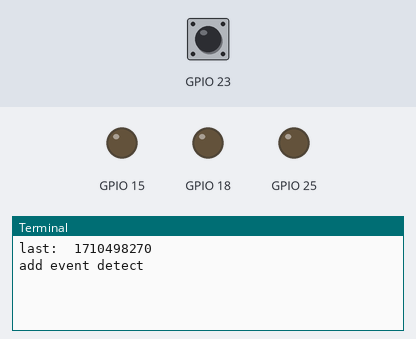
Bench run of a program on a simulated Raspberry Pi (BCM pin numbers). Parts: output pins drawn as LEDs (lit = HIGH), the last lines printed to the terminal. The test bench sets the inputs (shaded band); at power-on: GPIO 23 HIGH. The run ends when the program shuts the computer down; the clock reads 2024-03-15 10:24:30 at power-on unless the program sets it. At 10.3 s the program puts the board to deep sleep or switches it off; the recording ends there.

Above: at 1.2 s.
1.3 s: GPIO 23 pulled LOW for 0.15 s
At 1.9 s:
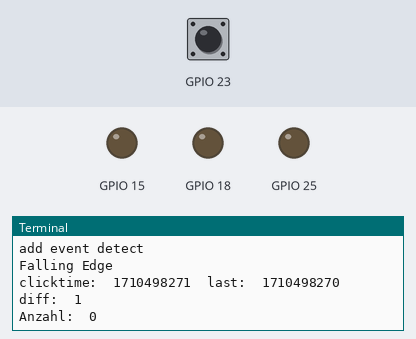
2.9 s: GPIO 23 pulled LOW for 1 s
At 3.8 s:
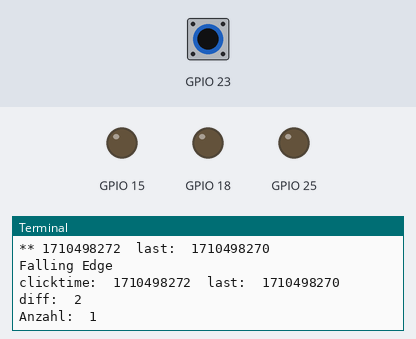
5.4 s: GPIO 23 pulled LOW for 0.15 s
At 5.9 s:
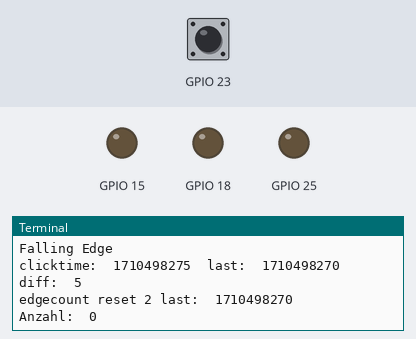
7.0 s: GPIO 23 pulsed LOW 2 times (0.12 s each, 0.3 s apart)
At 7.7 s:
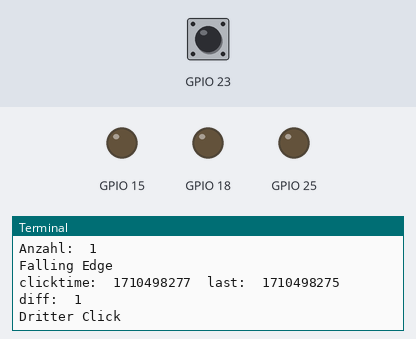
Timing chart, 0 to 10.0 s (numbered marks = the images above; inputs shaded):
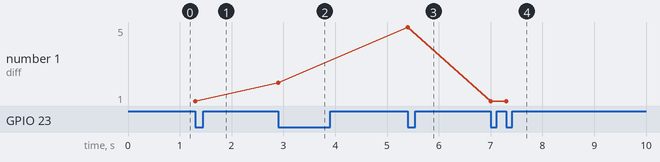

The program:

startup_int.py
```python
#!/usr/bin/python3
import RPi.GPIO as GPIO
import time as TIME
import subprocess

GPIO.setmode(GPIO.BCM)
GPIO.setwarnings(False)

# Wird in gpio.sh aufgerufen (beim Start in rc.local)
# Setzt GPIO23 (Port16) als Eingang fuer Taste.
# Laeuft im Hintergrund.
# Anschliessend wird camera_full.py von gpio.sh  aufgerufen


# neu GPIO23 (Port16) als Eingang fuer IN/OUT-Taste
GPIO.setup(23,GPIO.IN,pull_up_down=GPIO.PUD_UP)

# zaehler fuer falling edge
edgecount=0

# aktuelle Zeit lesen
last_counttime=TIME.time()
global last_clicktime
last_clicktime=TIME.time()
print("last: ",int(last_clicktime))

def on_off_callback(channels):
	print("Falling Edge")
	import time as TIME
	global edgecount
	global last_clicktime
	clicktime=TIME.time()
	print("clicktime: ",int(clicktime), " last: ",int(last_clicktime), "diff: ",int(clicktime-last_clicktime))

	if ((clicktime-last_clicktime)>5):	# timeout, edgecount reset
		print("edgecount reset",edgecount, "last: ",int(last_clicktime))
		edgecount=0
		last_clicktime=clicktime # last auf aktuelle Zeit setzen

	if (edgecount<2): # edgecount incrementieren
		print("Anzahl: ",edgecount)
		edgecount=edgecount+1
	else: # ernst gemeint, 3 Clicks, ausschalten einleiten
		print("Dritter Click")

		# Anzeige Camera reset
		GPIO.setup(15, GPIO.OUT) # Port 10
		GPIO.output(15,0)

		# Anzeige Camera an Monitor OFF
		GPIO.setup(25,GPIO.OUT)
		GPIO.output(25,0)

		# Camera off
		subprocess.call(['pkill','raspivid'])

		# kurz warten
		TIME.sleep(3)

		# Anzeige Status reset
		GPIO.setup(18,GPIO.OUT) # Port 12
		GPIO.output(18,1)

		GPIO.cleanup()
		# Raspi off
		subprocess.call(['sudo','shutdown','-h','0'])


print("add event detect")
#

# neu GPIO23 als Eingang fuer ON/OFF
GPIO.add_event_detect(23,GPIO.FALLING, callback=on_off_callback, bouncetime=200)

while (True):
	akttime=TIME.time()
	if (akttime-last_counttime>2):
		print("**",int(akttime), " last: ",int(last_counttime))
		last_counttime=akttime
		#pass
print("cleanup")
#GPIO.cleanup()
```

Measured:
- after the input at 1.3 s, the terminal: prints a new line at once (image 1)
- after the input at 2.9 s, the terminal: prints a new line at once (image 2)
- after the input at 5.4 s, the terminal: prints a new line at once (image 3)
- after the input at 7.0 s, the terminal: prints a new line at once (image 4)
- plotted number 1: 1 → 2 after the input at 2.9 s, 2 → 5 after the input at 5.4 s, 5 → 1 after the input at 7.0 s
